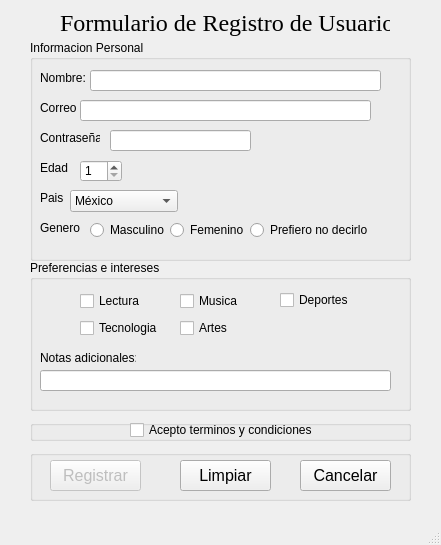
<?xml version="1.0" encoding="UTF-8"?>
<ui version="4.0">
 <class>MainWindow</class>
 <widget class="QMainWindow" name="MainWindow">
  <property name="geometry">
   <rect>
    <x>0</x>
    <y>0</y>
    <width>441</width>
    <height>545</height>
   </rect>
  </property>
  <property name="windowTitle">
   <string>MainWindow</string>
  </property>
  <widget class="QWidget" name="centralwidget">
   <widget class="QLabel" name="txt_titulo">
    <property name="geometry">
     <rect>
      <x>60</x>
      <y>10</y>
      <width>330</width>
      <height>26</height>
     </rect>
    </property>
    <property name="font">
     <font>
      <family>Times New Roman</family>
      <pointsize>18</pointsize>
     </font>
    </property>
    <property name="text">
     <string>Formulario de Registro de Usuario</string>
    </property>
   </widget>
   <widget class="QGroupBox" name="gb_informacionPersonal">
    <property name="geometry">
     <rect>
      <x>30</x>
      <y>40</y>
      <width>381</width>
      <height>221</height>
     </rect>
    </property>
    <property name="title">
     <string>Informacion Personal</string>
    </property>
    <widget class="QLabel" name="txt_nombre">
     <property name="geometry">
      <rect>
       <x>10</x>
       <y>30</y>
       <width>49</width>
       <height>16</height>
      </rect>
     </property>
     <property name="text">
      <string>Nombre:</string>
     </property>
    </widget>
    <widget class="QLineEdit" name="le_nombre">
     <property name="geometry">
      <rect>
       <x>60</x>
       <y>30</y>
       <width>291</width>
       <height>21</height>
      </rect>
     </property>
    </widget>
    <widget class="QLineEdit" name="le_correo">
     <property name="geometry">
      <rect>
       <x>50</x>
       <y>60</y>
       <width>291</width>
       <height>21</height>
      </rect>
     </property>
    </widget>
    <widget class="QLabel" name="txt_nombre_2">
     <property name="geometry">
      <rect>
       <x>10</x>
       <y>60</y>
       <width>36</width>
       <height>16</height>
      </rect>
     </property>
     <property name="text">
      <string>Correo</string>
     </property>
    </widget>
    <widget class="QLineEdit" name="le_contrasena">
     <property name="geometry">
      <rect>
       <x>80</x>
       <y>90</y>
       <width>141</width>
       <height>21</height>
      </rect>
     </property>
     <property name="echoMode">
      <enum>QLineEdit::Password</enum>
     </property>
    </widget>
    <widget class="QLabel" name="txt_nombre_3">
     <property name="geometry">
      <rect>
       <x>10</x>
       <y>90</y>
       <width>60</width>
       <height>16</height>
      </rect>
     </property>
     <property name="text">
      <string>Contraseña</string>
     </property>
    </widget>
    <widget class="QLabel" name="txt_nombre_4">
     <property name="geometry">
      <rect>
       <x>10</x>
       <y>120</y>
       <width>29</width>
       <height>16</height>
      </rect>
     </property>
     <property name="text">
      <string>Edad:</string>
     </property>
    </widget>
    <widget class="QSpinBox" name="sb_edad">
     <property name="geometry">
      <rect>
       <x>50</x>
       <y>120</y>
       <width>42</width>
       <height>22</height>
      </rect>
     </property>
     <property name="minimum">
      <number>1</number>
     </property>
     <property name="maximum">
      <number>100</number>
     </property>
    </widget>
    <widget class="QLabel" name="txt_pais">
     <property name="geometry">
      <rect>
       <x>10</x>
       <y>150</y>
       <width>24</width>
       <height>16</height>
      </rect>
     </property>
     <property name="text">
      <string>Pais:</string>
     </property>
    </widget>
    <widget class="QLabel" name="txt_genero">
     <property name="geometry">
      <rect>
       <x>10</x>
       <y>180</y>
       <width>41</width>
       <height>16</height>
      </rect>
     </property>
     <property name="text">
      <string>Genero:</string>
     </property>
    </widget>
    <widget class="QRadioButton" name="rb_masculino">
     <property name="geometry">
      <rect>
       <x>60</x>
       <y>180</y>
       <width>78</width>
       <height>20</height>
      </rect>
     </property>
     <property name="text">
      <string>Masculino</string>
     </property>
    </widget>
    <widget class="QRadioButton" name="rb_femenino">
     <property name="geometry">
      <rect>
       <x>140</x>
       <y>180</y>
       <width>76</width>
       <height>20</height>
      </rect>
     </property>
     <property name="text">
      <string>Femenino</string>
     </property>
    </widget>
    <widget class="QRadioButton" name="rb_na">
     <property name="geometry">
      <rect>
       <x>220</x>
       <y>180</y>
       <width>120</width>
       <height>20</height>
      </rect>
     </property>
     <property name="text">
      <string>Prefiero no decirlo</string>
     </property>
    </widget>
    <widget class="QComboBox" name="cb_paises">
     <property name="geometry">
      <rect>
       <x>40</x>
       <y>150</y>
       <width>108</width>
       <height>22</height>
      </rect>
     </property>
     <item>
      <property name="text">
       <string>México</string>
      </property>
     </item>
     <item>
      <property name="text">
       <string>Argentina</string>
      </property>
     </item>
     <item>
      <property name="text">
       <string>Brasil</string>
      </property>
     </item>
     <item>
      <property name="text">
       <string>Canadá</string>
      </property>
     </item>
     <item>
      <property name="text">
       <string>Colombia</string>
      </property>
     </item>
     <item>
      <property name="text">
       <string>Chile</string>
      </property>
     </item>
     <item>
      <property name="text">
       <string>Estados Unidos </string>
      </property>
     </item>
     <item>
      <property name="text">
       <string>España</string>
      </property>
     </item>
    </widget>
   </widget>
   <widget class="QGroupBox" name="gb_preferenciasEIntereses">
    <property name="geometry">
     <rect>
      <x>30</x>
      <y>260</y>
      <width>381</width>
      <height>151</height>
     </rect>
    </property>
    <property name="title">
     <string>Preferencias e intereses</string>
    </property>
    <widget class="QWidget" name="gridLayoutWidget">
     <property name="geometry">
      <rect>
       <x>50</x>
       <y>30</y>
       <width>91</width>
       <height>51</height>
      </rect>
     </property>
     <layout class="QGridLayout" name="gridLayout" columnstretch="0">
      <property name="sizeConstraint">
       <enum>QLayout::SetDefaultConstraint</enum>
      </property>
      <item row="0" column="0">
       <widget class="QCheckBox" name="cb_lectura">
        <property name="text">
         <string>Lectura</string>
        </property>
       </widget>
      </item>
      <item row="1" column="0">
       <widget class="QCheckBox" name="cb_tecnologia">
        <property name="text">
         <string>Tecnologia</string>
        </property>
       </widget>
      </item>
     </layout>
    </widget>
    <widget class="QWidget" name="gridLayoutWidget_3">
     <property name="geometry">
      <rect>
       <x>150</x>
       <y>30</y>
       <width>91</width>
       <height>51</height>
      </rect>
     </property>
     <layout class="QGridLayout" name="gridLayout_3" columnstretch="0">
      <property name="sizeConstraint">
       <enum>QLayout::SetDefaultConstraint</enum>
      </property>
      <item row="0" column="0">
       <widget class="QCheckBox" name="cb_musica">
        <property name="text">
         <string>Musica</string>
        </property>
       </widget>
      </item>
      <item row="1" column="0">
       <widget class="QCheckBox" name="cb_artes">
        <property name="text">
         <string>Artes</string>
        </property>
       </widget>
      </item>
     </layout>
    </widget>
    <widget class="QWidget" name="gridLayoutWidget_4">
     <property name="geometry">
      <rect>
       <x>250</x>
       <y>30</y>
       <width>81</width>
       <height>21</height>
      </rect>
     </property>
     <layout class="QGridLayout" name="gridLayout_4" columnstretch="0">
      <property name="sizeConstraint">
       <enum>QLayout::SetDefaultConstraint</enum>
      </property>
      <item row="0" column="0">
       <widget class="QCheckBox" name="cb_deportes">
        <property name="text">
         <string>Deportes</string>
        </property>
       </widget>
      </item>
     </layout>
    </widget>
    <widget class="QLabel" name="txt_nA">
     <property name="geometry">
      <rect>
       <x>10</x>
       <y>90</y>
       <width>96</width>
       <height>16</height>
      </rect>
     </property>
     <property name="text">
      <string>Notas adicionales:</string>
     </property>
    </widget>
    <widget class="QLineEdit" name="le_nA">
     <property name="geometry">
      <rect>
       <x>10</x>
       <y>110</y>
       <width>351</width>
       <height>21</height>
      </rect>
     </property>
     <property name="text">
      <string/>
     </property>
    </widget>
   </widget>
   <widget class="QGroupBox" name="gb_terminosYC">
    <property name="geometry">
     <rect>
      <x>30</x>
      <y>420</y>
      <width>381</width>
      <height>21</height>
     </rect>
    </property>
    <property name="title">
     <string/>
    </property>
    <widget class="QCheckBox" name="cb_terminosYC">
     <property name="geometry">
      <rect>
       <x>100</x>
       <y>0</y>
       <width>187</width>
       <height>20</height>
      </rect>
     </property>
     <property name="text">
      <string>Acepto terminos y condiciones</string>
     </property>
    </widget>
   </widget>
   <widget class="QGroupBox" name="gb_botones">
    <property name="geometry">
     <rect>
      <x>30</x>
      <y>450</y>
      <width>381</width>
      <height>51</height>
     </rect>
    </property>
    <property name="title">
     <string/>
    </property>
    <widget class="QPushButton" name="pb_registrar">
     <property name="enabled">
      <bool>false</bool>
     </property>
     <property name="geometry">
      <rect>
       <x>20</x>
       <y>10</y>
       <width>91</width>
       <height>31</height>
      </rect>
     </property>
     <property name="font">
      <font>
       <pointsize>12</pointsize>
      </font>
     </property>
     <property name="text">
      <string>Registrar</string>
     </property>
    </widget>
    <widget class="QPushButton" name="pb_limpiar">
     <property name="geometry">
      <rect>
       <x>150</x>
       <y>10</y>
       <width>91</width>
       <height>31</height>
      </rect>
     </property>
     <property name="font">
      <font>
       <pointsize>12</pointsize>
      </font>
     </property>
     <property name="text">
      <string>Limpiar</string>
     </property>
    </widget>
    <widget class="QPushButton" name="pb_cancelar">
     <property name="geometry">
      <rect>
       <x>270</x>
       <y>10</y>
       <width>91</width>
       <height>31</height>
      </rect>
     </property>
     <property name="font">
      <font>
       <pointsize>12</pointsize>
      </font>
     </property>
     <property name="text">
      <string>Cancelar</string>
     </property>
    </widget>
   </widget>
  </widget>
  <widget class="QMenuBar" name="menubar">
   <property name="geometry">
    <rect>
     <x>0</x>
     <y>0</y>
     <width>441</width>
     <height>22</height>
    </rect>
   </property>
  </widget>
  <widget class="QStatusBar" name="statusbar"/>
 </widget>
 <resources/>
 <connections/>
</ui>
